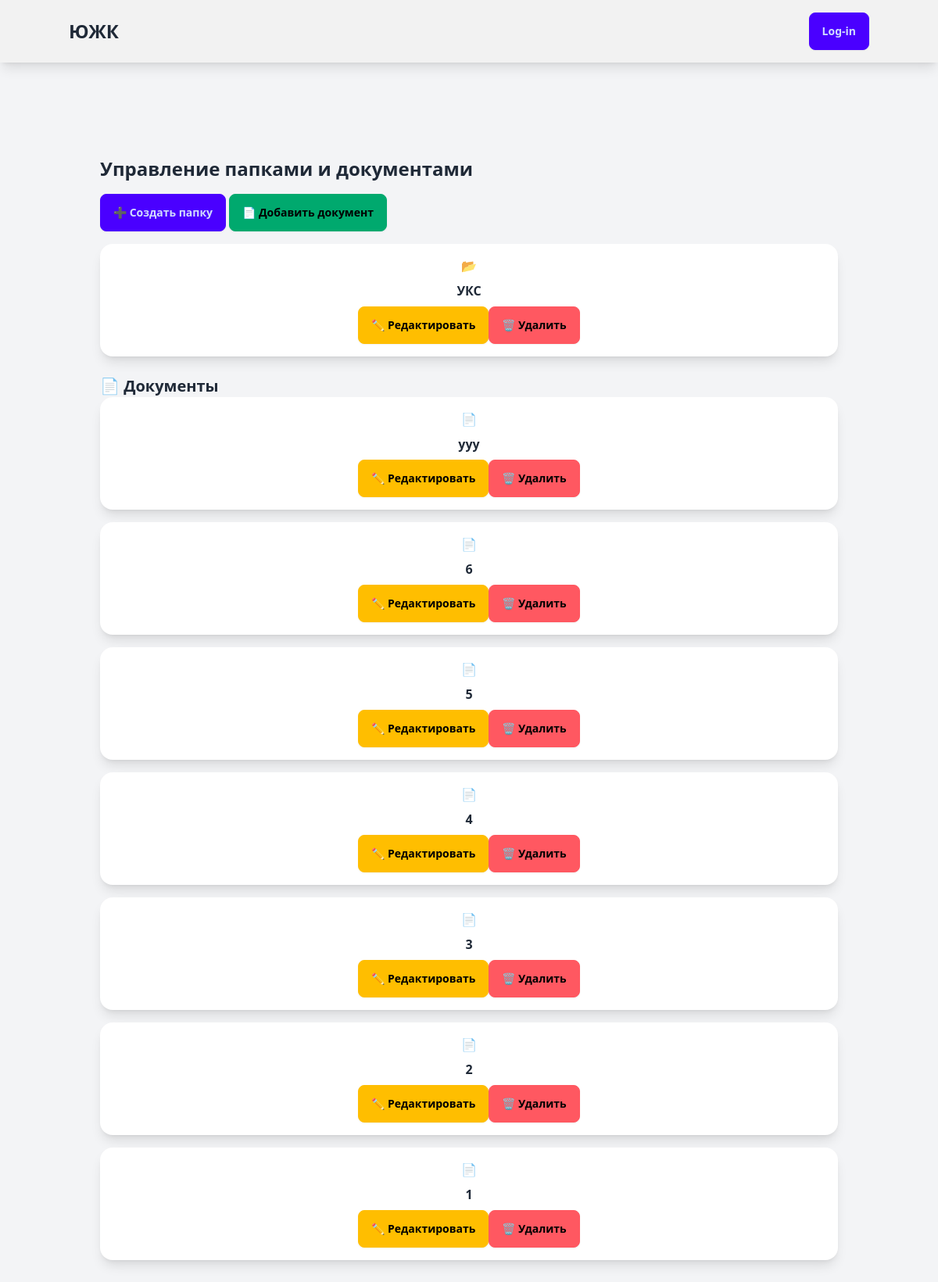
Before: /TD/ with the older database file.
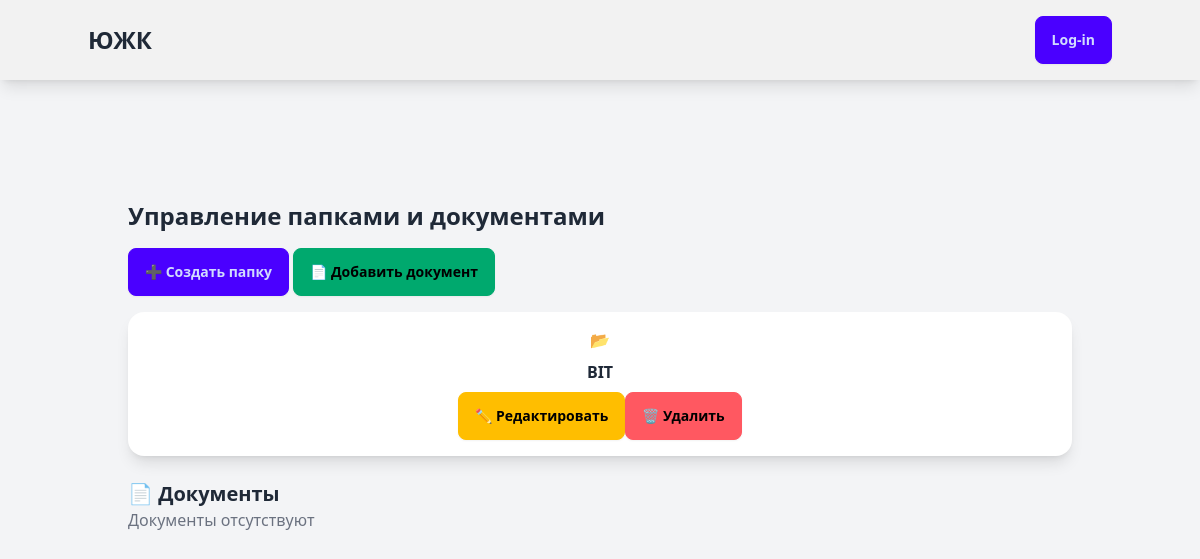
After: the same page with the newer database file.
### blog/models.py (models this page shows, shortened)
class Folder(models.Model):
    name = models.CharField(max_length=255, unique=True)
    parent = models.ForeignKey(
        "self", on_delete=models.CASCADE, null=True, blank=True, related_name="subfolders"
    )

class TurnoverDocument(models.Model):
    class Status(models.TextChoices):
        DRAFT = 'DF', 'Draft'
        PUBLISHED = 'PB', 'Published'
    objects = models.Manager()
    published = PublishedManager()
    title = models.CharField(max_length=255)
    description = models.TextField(blank=True, null=True)
    author = models.ForeignKey(settings.AUTH_USER_MODEL, on_delete=models.CASCADE, related_name='document_post')
    created_at = models.DateTimeField(auto_now_add=True)
    updated_at = models.DateTimeField(auto_now=True)
    publish_by = models.DateTimeField(default=timezone.now)
    document_type = models.ForeignKey(document_types, on_delete=models.CASCADE)
    document_file = models.FileField(upload_to='blog/static/images/', null=True, blank=True)
    slug = models.SlugField(max_length=250, unique_for_date='publish_by')
    status = models.CharField(
        max_length=2,
        choices=Status.choices,
        default=Status.DRAFT
    )
    tags = TaggableManager()
    folder = models.ForeignKey(Folder, on_delete=models.SET_NULL, null=True, blank=True, related_name="documents")
    class Meta:
        ordering = ['-publish_by']
        indexes = [models.Index(fields=['-publish_by'])]
    def get_absolute_url(self):
        return reverse('TD:TD_detail', args=[self.publish_by.year, self.publish_by.month, self.publish_by.day, self.slug])

### blog/views.py (the view)
# urls.py: path("", views.folder_list, name="folder_list"),
def folder_list(request, folder_id=None):
    if folder_id:
        parent_folder = get_object_or_404(Folder, id=folder_id)
        folders = parent_folder.subfolders.all()
        documents = parent_folder.documents.all()
    else:
        parent_folder = None
        folders = Folder.objects.filter(parent__isnull=True)
        documents = TurnoverDocument.objects.filter(folder__isnull=True)
    breadcrumbs = []
    temp = parent_folder
    while temp:
        breadcrumbs.insert(0, temp)
        temp = temp.parent
    return render(request, "folders/folder_list.html", {
        "parent_folder": parent_folder,
        "breadcrumbs": breadcrumbs,
        "folders": folders,
        "documents": documents,
    })

### templates/folders/folder_list.html (shortened to what this page needs)
{% extends 'blog/base.html' %}
{% block content %}
<div class="container mx-auto p-4">
    <h1 class="text-2xl font-bold mb-4">Управление папками и документами</h1>
    <div class="mb-4">
        <button class="btn btn-primary mr-2" onclick="openModal()" >➕ Создать папку</button>
        <a href="{% url 'TD:document_create' %}" class="btn btn-success">📄 Добавить документ</a>
    </div>
    <div class="grid grid-cols-2 md:grid-cols-3 lg:grid-cols-4 gap-4">
        {% for folder in folders %}
        <div class="card bg-base-100 shadow-lg p-4 flex flex-col items-center text-center">
            <a href="{% url 'TD:folder_detail' folder.id %}" class="text-6xl">📂</a>
            <div class="font-bold mt-2">{{ folder.name }}</div>
            <div class="flex mt-2">
                <a href="{% url 'TD:folder_update' folder.id %}" class="btn btn-warning btn-sm mr-2">✏ Редактировать</a>
                <form action="{% url 'TD:folder_delete' folder.id %}" method="post">
                    <button type="submit" class="btn btn-error btn-sm">🗑 Удалить</button>
                </form>
            </div>
        </div>
        {% endfor %}
    </div>
    <h2 class="text-xl font-semibold mt-6">📄 Документы</h2>
    <div class="grid grid-cols-2 md:grid-cols-3 lg:grid-cols-4 gap-4">
        {% for document in documents %}
        <div class="card bg-base-100 shadow-lg p-4 flex flex-col items-center text-center">
            <a href="{{ document.get_absolute_url }}" class="text-6xl">📄</a>
            <div class="font-bold mt-2">{{ document.title }}</div>
            <div class="flex mt-2">
                <a href="{% url 'TD:document_update' document.id %}" class="btn btn-warning btn-sm mr-2">✏ Редактировать</a>
                <form action="{% url 'TD:document_delete' document.id %}" method="post">
                    <button type="submit" class="btn btn-error btn-sm">🗑 Удалить</button>
                </form>
            </div>
        </div>
        {% empty %}
        <p class="col-span-4 text-gray-500">Документы отсутствуют</p>
        {% endfor %}
    </div>
</div>
{% endblock %}

Changed rows visible on the page:
removed TurnoverDocument: title "ууу"
no longer on this page (row edited): TurnoverDocument: title "6"
no longer on this page (row edited): TurnoverDocument: title "5"
no longer on this page (row edited): TurnoverDocument: title "4"
no longer on this page (row edited): TurnoverDocument: title "3"
no longer on this page (row edited): TurnoverDocument: title "2"
no longer on this page (row edited): TurnoverDocument: title "1"
changed Folder: name "УКС" → "ВІТ"
Other visible differences:
text now shown: "Документы отсутствуют"
